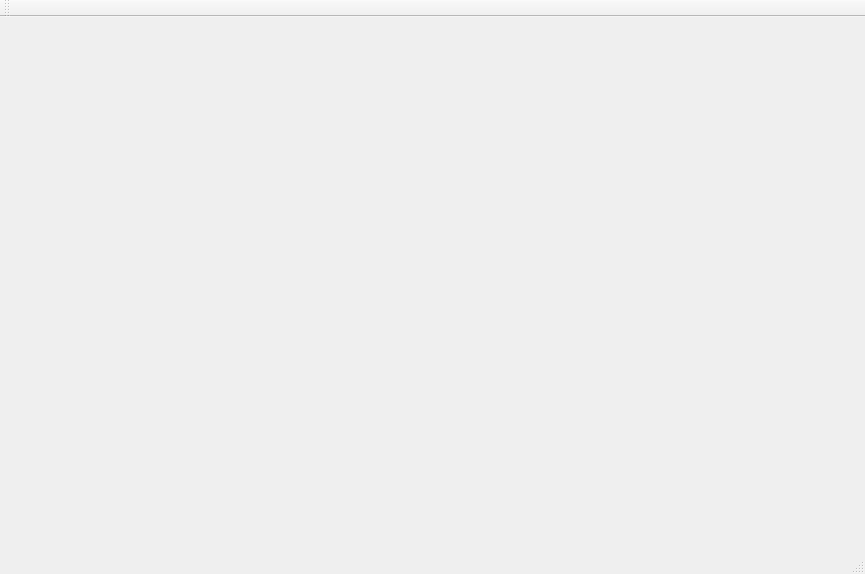
<?xml version="1.0" encoding="UTF-8"?>
<ui version="4.0">
 <class>MainWindow</class>
 <widget class="QMainWindow" name="MainWindow">
  <property name="geometry">
   <rect>
    <x>0</x>
    <y>0</y>
    <width>865</width>
    <height>574</height>
   </rect>
  </property>
  <property name="windowTitle">
   <string>MainWindow</string>
  </property>
  <widget class="QWidget" name="centralWidget"/>
  <widget class="QMenuBar" name="menuBar">
   <property name="geometry">
    <rect>
     <x>0</x>
     <y>0</y>
     <width>865</width>
     <height>23</height>
    </rect>
   </property>
  </widget>
  <widget class="QToolBar" name="mainToolBar">
   <attribute name="toolBarArea">
    <enum>TopToolBarArea</enum>
   </attribute>
   <attribute name="toolBarBreak">
    <bool>false</bool>
   </attribute>
  </widget>
  <widget class="QStatusBar" name="statusBar"/>
 </widget>
 <layoutdefault spacing="6" margin="11"/>
 <resources/>
 <connections/>
</ui>
